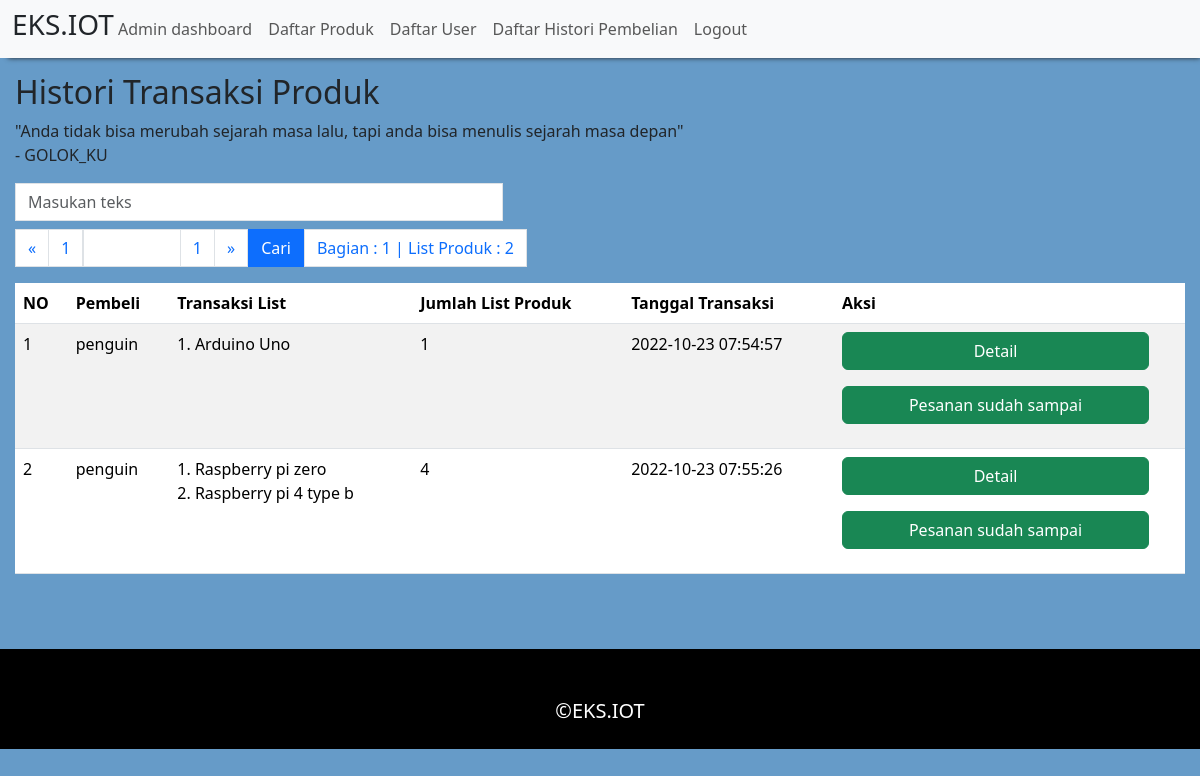
The app's page /admin/data/history.php (signed in) with its own data.
### tables this page shows
CREATE TABLE `history` (
  `id_history` int(11) NOT NULL,
  `id_user` int(11) NOT NULL,
  `total` int(11) NOT NULL,
  `tanggal` timestamp NOT NULL DEFAULT current_timestamp(),
  `total_harga` int(20) NOT NULL,
  `status` varchar(10) NOT NULL
);

CREATE TABLE `user` (
  `id_user` int(11) NOT NULL,
  `nama` varchar(255) DEFAULT NULL,
  `tanggal_lahir` date NOT NULL,
  `gender` enum('L','P') NOT NULL,
  `alamat` text NOT NULL,
  `username` varchar(255) NOT NULL,
  `email` varchar(255) NOT NULL,
  `foto` varchar(255) NOT NULL DEFAULT 'empty.png',
  `password` varchar(255) NOT NULL
);

CREATE TABLE `history_detail` (
  `id_history` int(11) NOT NULL,
  `id_urutan` int(11) NOT NULL,
  `id_produk` int(11) NOT NULL,
  `nama_produk` varchar(255) NOT NULL,
  `jumlah` int(11) NOT NULL
);

### lib/database.php (called while the page is built, shortened)
<?php
$host = "localhost";
$user = "root";
$pass = "";
$db = "db_buwhyna";
$mysqli = new mysqli($host, $user, $pass, $db);
function mysql_exec($command, $argument=[]){
  global $mysqli;
  $search = $mysqli->prepare($command);
  @call_user_func_array(array($search, 'bind_param'), $argument);
  $search->execute();
  return $search;
}

### admin/data/history.php (the view, shortened to what this page needs)
<?php
include "../lib/header.php";
include "../../lib/database.php";
?>
<div style="margin:15px;">
    <h2>Histori Transaksi Produk</h2>
    <p>"Anda tidak bisa merubah sejarah masa lalu, tapi anda bisa menulis sejarah masa depan"
        <br>- GOLOK_KU
    </p>
    <?php
    $limit_show = 4;
    $search = @$_GET["search_bar"];
    $search_filter = "%$search%";
    include "../../lib/search_bar.php";
    ?>
    <table class="table table-hover table-striped">
        <thead>
            <th>NO</th>
            <th>Pembeli</th>
            <th>Transaksi List</th>
            <th>Jumlah List Produk</th>
            <th>Tanggal Transaksi</th>
            <th width="30%">Aksi</th>
        </thead>
        <tbody>
            <?php
            $result = mysql_exec(
                'SELECT DISTINCT user.username, history.id_history, total, tanggal, status FROM history
                JOIN history_detail on (history.id_history = history_detail.id_history)
                JOIN user on (user.id_user = history.id_user)
            WHERE (nama_produk LIKE ? OR tanggal LIKE ?) LIMIT ?, ?',
                ['ssss', $search_filter, $search_filter, $start, $akhir]
            );
            $result = $result->get_result();
            $number = 0;
            while ($dt_history = $result->fetch_assoc()) {
                $number++;
            ?>
                <tr>
                    <td><?= $number ?></td>
                    <td><?= $dt_history['username'] ?></td>
                    <td><?php
                        $result_nama = mysql_exec('SELECT nama_produk, id_urutan FROM history_detail
                        WHERE id_history = ? LIMIT 5', ['s', $dt_history['id_history']]);
                        $result_nama = $result_nama->get_result();
                        while ($list_produk = $result_nama->fetch_assoc()) {
                            echo $list_produk['id_urutan'] . ". " . $list_produk['nama_produk'] . "<br>";
                        }
                        ?></td>
                    <td><?= $dt_history['total'] ?></td>
                    <td><?= $dt_history['tanggal'] ?></td>
                    <td>
                        <a class="jarak" href="histori_detail.php?id=<?= $dt_history['id_history'] ?>">
                            <p class="btn btn-success col-md-11">Detail</p>
                        </a>
                        <?php
                        $status = $dt_history['status'];
                        if (in_array($status, ["Sampai", ""])) {
                            if ($status == "Sampai") {
                                $msg = 'Menunggu konfirmasi user';
                            } else if ($status == "") {
                                $msg = 'Pesanan sudah sampai';
                            }
                            $msg = '<p class="btn btn-static btn-success col-md-11">' . $msg . '</p>';
                        }
                        echo $msg;
                        ?>
                    </td>
                </tr>
            <?php
            } ?>
        </tbody>
    </table>
</div>
<?php
include "../../lib/footer.php";
?>

### admin/data/history.php (style rules this page uses)
.btn-static { cursor: default; }

### records on screen
history: id_user.username "penguin", total "1", tanggal "2022-10-23 07:54:57", status "Pesanan sudah sampai"
history_detail: id_urutan "1", nama_produk "Arduino Uno"
history: id_user.username "penguin", total "4", tanggal "2022-10-23 07:55:26", status "Pesanan sudah sampai"
history_detail: id_urutan "1", nama_produk "Raspberry pi zero"
history_detail: id_urutan "2", nama_produk "Raspberry pi 4 type b"

### other values on screen
$page_next "1"
$bagian "1"
$total_list "2"
